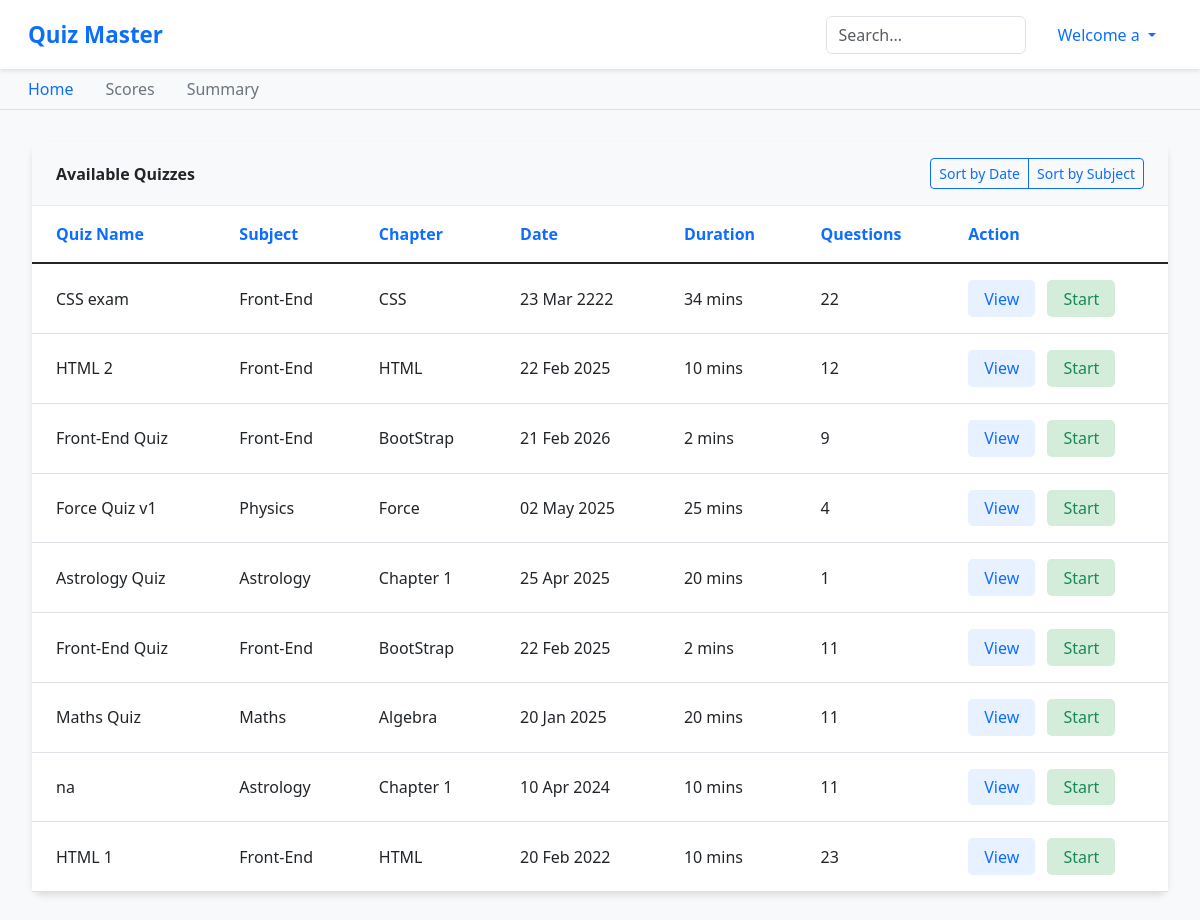
/dashboard (signed in), run on the app's committed database.
### tables this page shows
CREATE TABLE users (
            id INTEGER PRIMARY KEY AUTOINCREMENT,
            email TEXT UNIQUE NOT NULL,
            password TEXT NOT NULL,
            name TEXT NOT NULL,
            qualification TEXT,
            dob TEXT
        );

CREATE TABLE quizzes (
            id INTEGER PRIMARY KEY AUTOINCREMENT,
            chapter_id INTEGER NOT NULL,
            date_of_quiz TEXT,
            time_duration TEXT,
            remarks TEXT,
            FOREIGN KEY (chapter_id) REFERENCES chapters (id) ON DELETE CASCADE
        );

CREATE TABLE subjects (
            id INTEGER PRIMARY KEY AUTOINCREMENT,
            name TEXT UNIQUE NOT NULL,
            description TEXT
        );

CREATE TABLE chapters (
            id INTEGER PRIMARY KEY AUTOINCREMENT,
            subject_id INTEGER NOT NULL,
            name TEXT NOT NULL,
            description TEXT,
            FOREIGN KEY (subject_id) REFERENCES subjects (id) ON DELETE CASCADE
        );

### app.py (the view)
@app.route('/dashboard')
@login_required
def dashboard():
    if current_user.is_admin:
        return redirect(url_for('admin_dashboard'))
    quizzes = get_available_quizzes()
    return render_template('dashboard.html', quizzes=quizzes)

### Models/database.py (called while the page is built)
def get_db_connection():
    conn = sqlite3.connect(DATABASE_PATH)
    conn.row_factory = sqlite3.Row  # Enables column access by name
    return conn

### Models/models.py (called while the page is built)
def dict_factory(cursor, row):
    d = {}
    for idx, col in enumerate(cursor.description):
        d[col[0]] = row[idx]
    return d

def get_user_by_id(user_id):
    if user_id == 'admin':
        return None
    conn = get_db_connection()
    conn.row_factory = dict_factory
    cursor = conn.cursor()
    try:
        cursor.execute('SELECT * FROM users WHERE id = ?', (user_id,))
        user = cursor.fetchone()
        return user
    except Exception as e:
        print(f"Error getting user by ID: {e}")
        return None
    finally:
        conn.close()

### app.py (called while the page is built)
@login_manager.user_loader
def load_user(user_id):
    if user_id == 'admin':
        return User('admin', 'admin@gmail.com', 'Admin', True)
    user_data = get_user_by_id(user_id)
    if user_data:
        return User(
            id=user_data['id'],
            email=user_data['email'],
            name=user_data['name']
        )
    return None

### templates/dashboard.html (shortened to what this page needs)
{% extends "base.html" %}
{% block head %}
    <link href="https://cdn.jsdelivr.net/npm/bootstrap@5.3.0-alpha3/dist/css/bootstrap.min.css" rel="stylesheet">
    <link rel="stylesheet" type="text/css" href="{{ url_for('static', filename='css/dashboard.css') }}">
{% endblock %}
{% block content%}
    <nav class="navbar navbar-expand-lg">
        <div class="container-fluid">
            <a class="navbar-brand" href="#">Quiz Master</a>
            <div class="d-flex align-items-center">
                <input type="search" class="form-control search-box me-3" placeholder="Search...">
                <div class="nav-item dropdown">
                    <a class="nav-link dropdown-toggle welcome-text" href="#" role="button" data-bs-toggle="dropdown">
                        Welcome {{ current_user.name }}
                    </a>
                </div>
            </div>
        </div>
    </nav>
    <div class="container-fluid border-bottom">
        <div class="row">
            <div class="col-12">
                <ul class="nav">
                    <li class="nav-item">
                        <a class="nav-link active" href="/dashboard">Home</a>
                    </li>
                    <li class="nav-item">
                        <a class="nav-link" href="/scores">Scores</a>
                    </li>
                    <li class="nav-item">
                        <a class="nav-link" href="#">Summary</a>
                    </li>
                </ul>
            </div>
        </div>
    </div>
    <div class="main-content">
        <div class="card">
            <div class="card-header d-flex justify-content-between align-items-center">
                <span>Available Quizzes</span>
                <div class="btn-group">
                    <button class="btn btn-outline-primary btn-sm" onclick="sortQuizzes('date')">Sort by Date</button>
                    <button class="btn btn-outline-primary btn-sm" onclick="sortQuizzes('subject')">Sort by Subject</button>
                </div>
            </div>
            <div class="table-responsive">
                <table class="table">
                    <thead>
                        <tr>
                            <th>Quiz Name</th>
                            <th>Subject</th>
                            <th>Chapter</th>
                            <th>Date</th>
                            <th>Duration</th>
                            <th>Questions</th>
                            <th>Action</th>
                        </tr>
                    </thead>
                    <tbody>
                        {% for quiz in quizzes %}
                        <tr>
                            <td>{{ quiz.name }}</td>
                            <td>{{ quiz.subject_name }}</td>
                            <td>{{ quiz.chapter_name }}</td>
                            <td>{{ quiz.date_of_quiz }}</td>
                            <td>{{ quiz.time_duration }}</td>
                            <td>{{ quiz.question_count }}</td>
                            <td>
                                <button type="button"
                                        class="btn btn-view me-2"
                                        onclick="viewQuizDetails('{{ quiz.id }}')">
                                    View
                                </button>
                                <button type="button"
                                        class="btn btn-start"
                                        onclick="window.location.href='/start_quiz/{{ quiz.id }}'">
                                    Start
                                </button>
                            </td>
                        </tr>
                        {% endfor %}
                    </tbody>
                </table>
            </div>
        </div>
    </div>
{% endblock %}

### static/css/dashboard.css (style rules this page uses)
body { background: #f8f9fa; min-height: 100vh; color: #212529; }
.navbar { background: white; box-shadow: 0 2px 4px rgba(0, 0, 0, 0.1); padding: 0.8rem 1rem; }
.navbar-brand { color: #0d6efd; font-weight: 600; font-size: 1.4rem; }
.nav-link { color: #6c757d; font-weight: 500; padding: 0.5rem 1rem; transition: color 0.2s ease; }
.nav-link.active { color: #0d6efd; }
.welcome-text { color: #0d6efd; font-weight: 500; }
.main-content { padding: 2rem; max-width: 1200px; margin: 0 auto; }
.card { background: white; border: none; box-shadow: 0 4px 6px rgba(0, 0, 0, 0.1); border-radius: 10px; margin-bottom: 2rem; }
.card-header { background: #f8f9fa; border-bottom: 1px solid #e9ecef; padding: 1rem 1.5rem; font-weight: 600; color: #212529; }
.table { margin-bottom: 0; }
.table th { border-top: none; color: #0d6efd; font-weight: 600; padding: 1rem 1.5rem; }
.table td { padding: 1rem 1.5rem; vertical-align: middle; }
.btn-view { background: #e7f1ff; color: #0d6efd; border: none; padding: 0.4rem 1rem; border-radius: 5px; transition: background 0.2s ease; }
.btn-start { background: #d4edda; color: #198754; border: none; padding: 0.4rem 1rem; border-radius: 5px; transition: background 0.2s ease; }
.search-box { max-width: 200px; }

### data on the page
users: name "a"
quizzes: name "CSS exam", subject_name "Front-End", chapter_name "CSS", date_of_quiz "23 Mar 2222", time_duration "34 mins", question_count "22"
quizzes: name "HTML 2", subject_name "Front-End", chapter_name "HTML", date_of_quiz "22 Feb 2025", time_duration "10 mins", question_count "12"
quizzes: name "Front-End Quiz", subject_name "Front-End", chapter_name "BootStrap", date_of_quiz "21 Feb 2026", time_duration "2 mins", question_count "9"
quizzes: name "Force Quiz v1", subject_name "Physics", chapter_name "Force", date_of_quiz "02 May 2025", time_duration "25 mins", question_count "4"
quizzes: name "Astrology Quiz", subject_name "Astrology", chapter_name "Chapter 1", date_of_quiz "25 Apr 2025", time_duration "20 mins", question_count "1"
quizzes: name "Front-End Quiz", subject_name "Front-End", chapter_name "BootStrap", date_of_quiz "22 Feb 2025", time_duration "2 mins", question_count "11"
quizzes: name "Maths Quiz", subject_name "Maths", chapter_name "Algebra", date_of_quiz "20 Jan 2025", time_duration "20 mins", question_count "11"
quizzes: name "na", subject_name "Astrology", chapter_name "Chapter 1", date_of_quiz "10 Apr 2024", time_duration "10 mins", question_count "11"
quizzes: name "HTML 1", subject_name "Front-End", chapter_name "HTML", date_of_quiz "20 Feb 2022", time_duration "10 mins", question_count "23"
